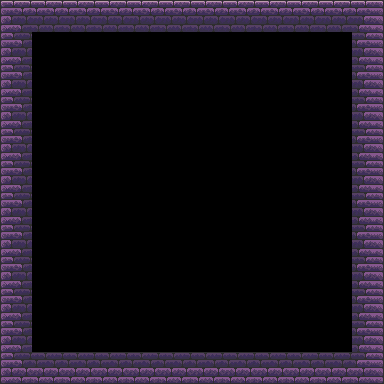

A level layout from a 2D game, rendered from its tile map. Below: a short description, then the map file with tile-grid data replaced by summaries:
An orthogonal 12x12 tile map with 32x32 px tiles, 1 tile layer (1. csemperéteg) and 2 objects.

<map version="1.5" tiledversion="1.7.2" orientation="orthogonal" renderorder="right-down" width="12" height="12" tilewidth="32" tileheight="32" infinite="0" nextlayerid="4" nextobjectid="9">
 <tileset firstgid="1" name="bricks" tilewidth="32" tileheight="32" tilecount="56" columns="8">
  <image source="[32x32] Dungeon Bricks Shadow.png" width="256" height="224" />
 </tileset>
 <layer id="1" name="1. csemperéteg" width="12" height="12">
  <data>[144 cells, 44 non-empty, 8 distinct tile ids]</data>
 </layer>
 <objectgroup id="3" name="collision">
  <object id="7" x="32" y="32">
   <polygon points="0,0 320,0 320,320 0,320" />
  </object>
  <object id="8" x="32" y="32">
   <polyline points="0,0 320,0 320,320 0,320 0,0" />
  </object>
 </objectgroup>
</map>
